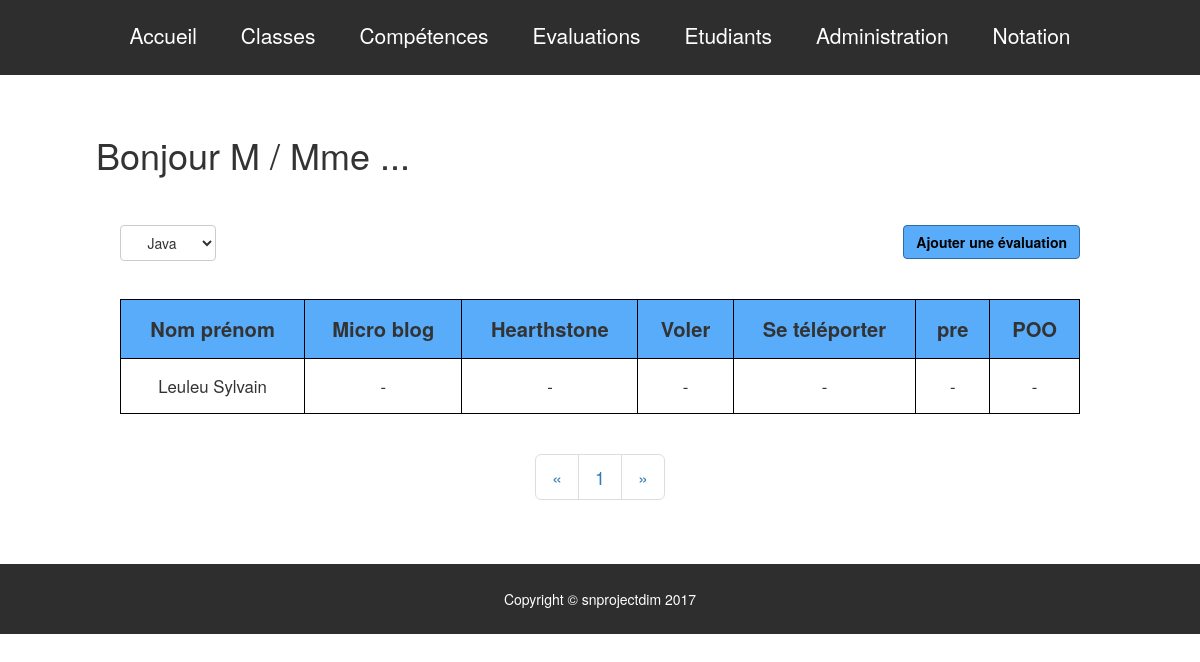
/evaluations.php?classe=3, run on an earlier commit of the app's database.
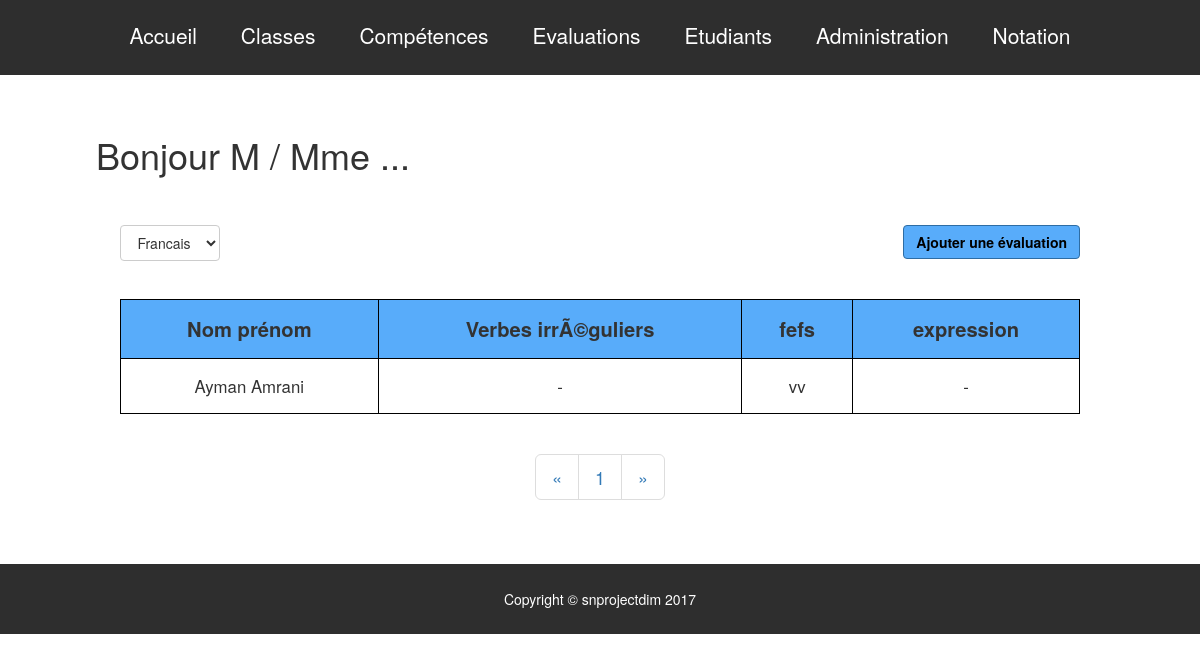
And on a later commit of the database.
### tables this page shows
CREATE TABLE `competence` (
  `idC` int(11) NOT NULL,
  `libelle` char(200) DEFAULT NULL,
  `idP` int(11) DEFAULT NULL,
  `coef` int(2) NOT NULL
);

CREATE TABLE `appartenir` (
  `idC` int(11) NOT NULL,
  `idE` int(11) NOT NULL
);

CREATE TABLE `etudiant` (
  `idE` int(11) NOT NULL,
  `nom` char(60) DEFAULT NULL,
  `prenom` char(60) DEFAULT NULL,
  `login` char(80) DEFAULT NULL,
  `mdp` char(60) DEFAULT NULL
);

### evaluations.php (the view, shortened to what this page needs)
<?php
include ('includes/connexion.inc.php');
include('includes/haut.inc.php');
?>
<div class="row" id="headerPage">
	<h1 class=" titreIndex">Bonjour M / Mme <?php echo "..."?></h1>
	<button type="button" class="btn btn-primary" id="boutonAjoutClasse">Ajouter une &eacute;valuation</button>
	<div id="comboEvaluation">
        <form action="evaluations.php" method="get">
            <select onchange="this.form.submit()" name="classe" class="btn btn-default fullWidth">
                <?php
                $query="SELECT * FROM cours";
                $stmt=$pdo->query($query);
		          while ($data = $stmt->fetch()) {
                ?>
                 <?php if($data['idC']==$_GET['classe']) {?>
                <option value="<?= $data['idC'] ?>" selected><?= $data['libelle'] ?></option>
                <?php }else { ?>
                <option value="<?= $data['idC'] ?>"><?= $data['libelle'] ?></option>
                <?php } }?>
			</select>
		</form>
	</div>
</div>
<div class="tableauEvaluations row" >
	 <table style="font-size: 1.2em">
		<tr>
			<th>Nom pr&eacute;nom</th>
			<?php
			$query="SELECT libelle FROM competence";
			$stmt=$pdo->query($query);
            $nbreC=0;
             $comp=array();
			while ($data = $stmt->fetch()) {
                $comp[$nbreC]=$data['libelle'];
                $nbreC++;
				?>
				<th><?php echo $data['libelle'] ?></th>
				<?php
			}
			?>
		</tr>
		<?php
         if(isset($_GET['classe'])){
             $query="SELECT * FROM etudiant INNER JOIN appartenir ON etudiant.idE=appartenir.idE WHERE idC='".$_GET['classe']."' ORDER BY nom";
         }
         else{
             $query="SELECT * FROM etudiant ORDER BY nom";
         }
		$stmt=$pdo->query($query);
		while ($data = $stmt->fetch()) {
			?>
			<tr>
				<td><?php echo $data['nom']." ".$data['prenom'] ?></td>
				<?php
				$queryN="SELECT * FROM notes INNER JOIN competence ON notes.idC=competence.idC WHERE idE='".$data['idE']."'";
				$stmtN=$pdo->query($queryN);
                $i=0;
                $notes=array();
                $libelle=array();
				while ($dataN = $stmtN->fetch()) {
                    $notes[$i]=$dataN['note'];
                    $libelle[$i]=$dataN['libelle'];
                    $i++;
				}
                for($n=0;$n<$nbreC;$n++){
                $vide=false;
                ?>
                    <td>
                    <?php
                        for($u=0;$u<$nbreC;$u++){
                        if(isset($libelle[$u]) && $libelle[$u]==$comp[$n]){
					?>
                            <?php echo $notes[$u];$vide=true; ?>
					<?php
                        }
                        }
                        if($vide==false){echo "-";$vide=true;}
                        ?>
                    </td>
                <?php
                    }
                ?>
			</tr>
			<?php
		}
		?>
	</table>
</div>
<div class="divPagination">
	<nav aria-label="Page navigation">
		<ul class="pagination pagination-lg ">
			<li>
				<a href="index.php?page=<?php  ?>" aria-label="Previous">
					<span aria-hidden="true">&laquo;</span>
				</a>
			</li>
			<li><a href="index.php?page=<?php  ?>">  1   </a></li>
				<li>
					<a href="index.php?page=<?php
						 ?>" aria-label="Next">
						<span aria-hidden="true">&raquo;</span>
					</a>
				</li>
			</ul>
		</nav>
	</div>
	<?php
	include('includes/bas.inc.php');
	?>

What changed in the data, as far as the page shows it:
removed competence: libelle "Se téléporter"
removed competence: libelle "pre"
removed competence: libelle "POO"
removed appartenir: idE.nom "Leuleu", idE.prenom "Sylvain"
changed competence: libelle "Micro blog" → "Verbes irrÃ©guliers"
changed competence: libelle "Hearthstone" → "fefs"
changed competence: libelle "Voler" → "expression"
added appartenir: idE.nom "Ayman", idE.prenom "Amrani", u "vv"
Also different on the page:
form field classe: "Java" → "Francais"
